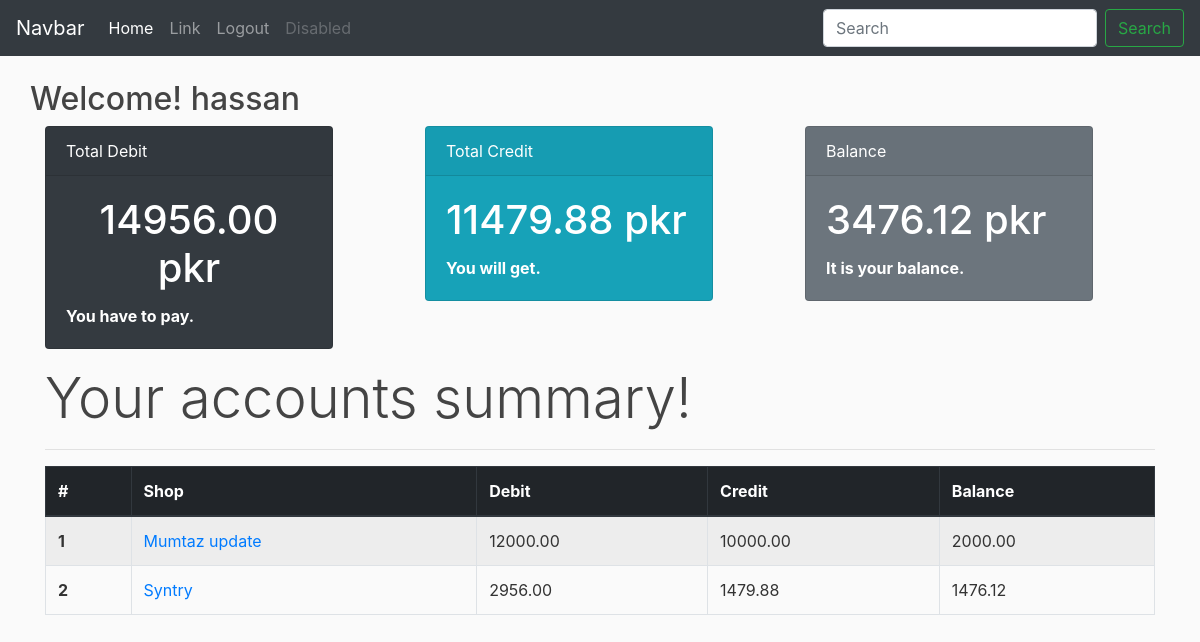
Screenshot of / (signed in) with the database file from the repository.
### users/models.py (models this page shows, shortened)
class CustomUser(AbstractUser):
    email = models.EmailField('email address', unique=True)
    USERNAME_FIELD = 'email'
    REQUIRED_FIELDS = ['username']
    objects = CustomUserManager()

### accounts/models.py (models this page shows, shortened)
class Shop(models.Model):
    user = models.ForeignKey(CustomUser, on_delete=models.CASCADE)
    name = models.CharField(blank=False, null=False, max_length=40)
    phone = PhoneNumberField(unique=True)
    address = models.CharField(max_length=100, blank=False, null=False)

### accounts/views.py (the view)
# urls.py: path('', ShopListView.as_view(), name='home'),
class ShopListView(LoginRequiredMixin, ListView):
    model = Shop
    context_object_name = 'shops'
    template_name = 'accounts/home.html'
    login_url = 'user:login'
    def get_queryset(self):
        s = Shop.objects.filter(user=self.request.user)
        r = s.annotate(balance=Sum('accountdetail__amount'),
                       td=Sum(Case(When(accountdetail__amount__gt=0, then=F(
                           'accountdetail__amount')), default=0, output_field=DecimalField(decimal_places=2))),
                       tc=Sum(Case(When(accountdetail__amount__lt=0, then=F('accountdetail__amount')), default=0, output_field=DecimalField(decimal_places=2))))
        td = 0
        tc = 0
        for e in r:
            td += abs(e.td)
            tc += abs(e.tc)
        menu = {'td': td, 'tc': tc, 'tb': td-tc}
        r = {'r': r, 'menu': menu}
        return r

### accounts/templatetags/account_tags.py (called while the page is built)
@register.filter(name='makepos')
def absolute(number):
    if not (number == None):
        return abs(number)

@register.filter
def two_decimal_places(input):
    if input:
        return round(input, 2)

### accounts/templates/accounts/home.html
{% extends 'accounts/base.html' %}
{% load account_tags %}
{% block content %}
<div class="container-fluid">
    <div class="row">
      {% if user %}
        <h2>Welcome! {{user.username}}</h2>
      {% else %}
        <h2>Welcome! Guest User</h2>
      {% endif %}
      </div>
    <div class="row">
        <div class="col-md-4">
            <div class="card text-white bg-dark mb-3" style="max-width: 18rem;">
                <div class="card-header">
                    Total Debit
                </div>
                <div class="card-body">
                    <h1 class="card-title text-center text-white">
                      {{shops.menu.td|two_decimal_places}} pkr
                    </h1>
                  <p class="card-text font-weight-bold">You have to pay.</p>
                </div>
              </div>
        </div>
        <div class="col-md-4">
            <div class="card text-white bg-info mb-3" style="max-width: 18rem;">
                <div class="card-header">Total Credit</div>
                <div class="card-body">
                  <h1 class="card-title text-white">{{shops.menu.tc|two_decimal_places}} pkr</h1>
                  <p class="card-text font-weight-bold">You will get.</p>
                </div>
              </div>
        </div>
        <div class="col-md-4">
            <div class="card text-white bg-secondary mb-3" style="max-width: 18rem;">
                <div class="card-header">Balance</div>
                <div class="card-body">
                  <h1 class="card-title text-white">{{shops.menu.tb|two_decimal_places}} pkr</h1>
                  <p class="card-text font-weight-bold">It is your balance.</p>
                </div>
              </div>
        </div>
    </div>
    <div class="row">
        <div class="container">
            <h3 class=" display-4">Your accounts summary!</h3>
            <hr>
        </div>
    </div>
    <div class="row">
        <div class="container">
            <table class="table table-bordered table-striped table-hover">
                <thead class="thead-dark">
                  <tr>
                    <th scope="col">#</th>
                    <th scope="col">Shop</th>
                    <th scope="col">Debit</th>
                    <th scope="col">Credit</th>
                    <th scope="col">Balance</th>
                  </tr>
                </thead>
                <tbody>
                  {% for shop in shops.r %}
                    <tr>
                      <th scope="row">{{forloop.counter}}</th>
                      <td><a href="{% url 'account:shop-account-details' shop.id %}">{{shop.name}}</a></td>
                      <td>{{shop.td|two_decimal_places}}</td>
                      <td>{{shop.tc|makepos|two_decimal_places}}</td>
                      <td>{{shop.balance|two_decimal_places}}</td>
                    </tr>
                  {% endfor %}
                </tbody>
              </table>
        </div>
    </div>
</div>
{% endblock content %}

### accounts/static/account/css/main.css (style rules this page uses)
body { background: #fafafa; color: #333333; margin-top: 5rem; }
h1, h2, h3, h4, h5, h6 { color: #444444; }

### rows the page displays
CustomUser: username "hassan"
Shop: name "Mumtaz update", td|two_decimal_places "12000.00", tc|makepos "10000.00", balance|two_decimal_places "2000.00"
Shop: name "Syntry", td|two_decimal_places "2956.00", tc|makepos "1479.88", balance|two_decimal_places "1476.12"

### other values shown
{{ shops.menu.td|two_decimal_places }} "14956.00"
{{ shops.menu.tc|two_decimal_places }} "11479.88"
{{ shops.menu.tb|two_decimal_places }} "3476.12"
